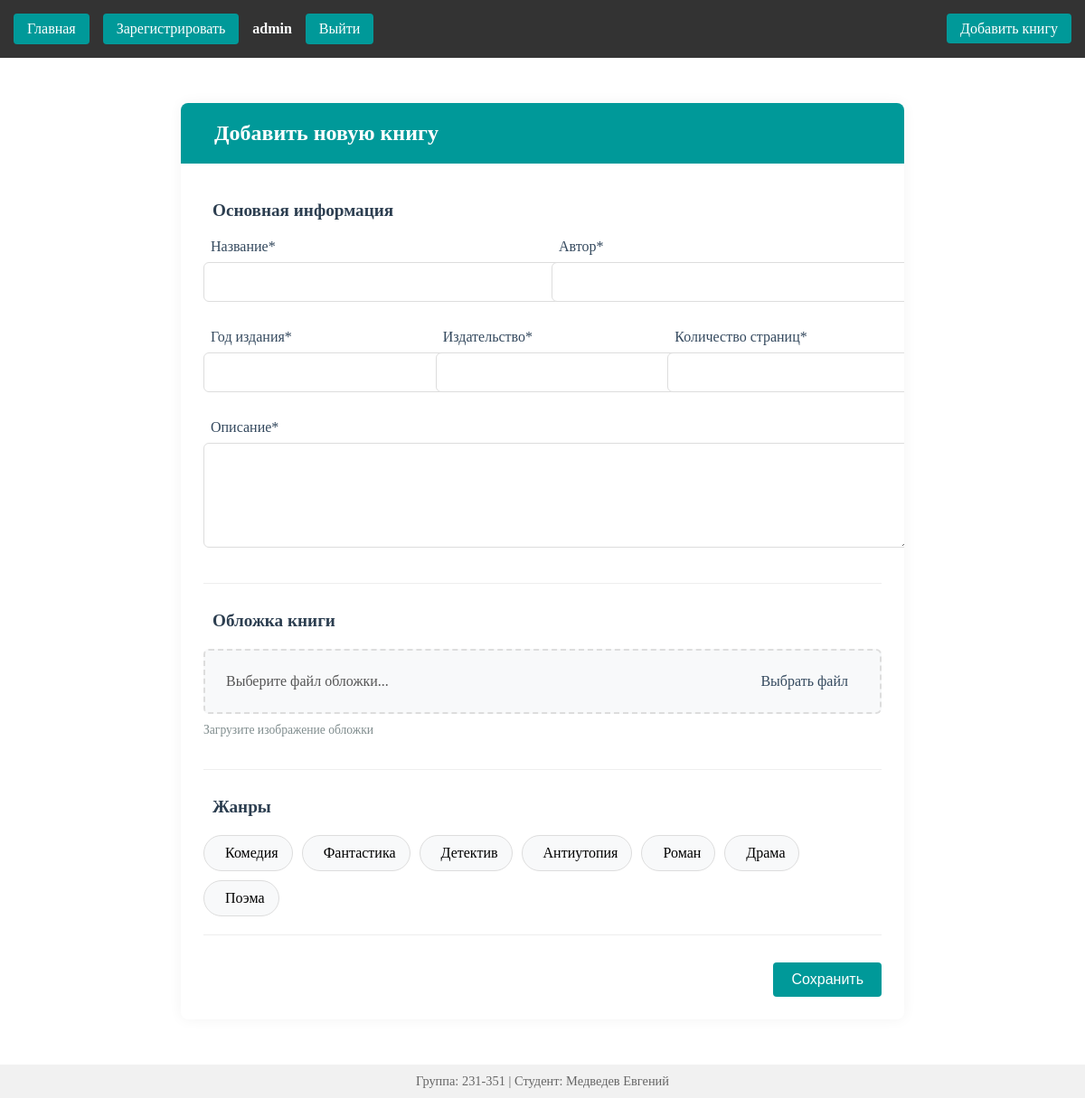
The page /main/create/ (signed in) on the database its author committed.
### main/models.py (models this page shows)
class Genre(models.Model):
    name = models.CharField(max_length=255, unique=True)
    books = models.ManyToManyField(to=Book, related_name="genres", blank=True)
    def __str__(self):
        return self.name

### main/views.py (the view, shortened to what this page needs)
# urls.py: path('create/', BookCreateView.as_view(), name='create_book'),
class BookCreateView(CreateView):
    model = Book
    form_class = BookCreateForm
    template_name = 'main/creation.html'
    success_url = reverse_lazy('mainpage')
    login_url = reverse_lazy("signin")
    def dispatch(self, request, *args, **kwargs):
        sflag= is_superuser(request)
        if not sflag:
            return redirect("mainpage")
        return super().dispatch(request, *args, **kwargs)
    def get_context_data(self, **kwargs):
        context = super().get_context_data(**kwargs)
        context['title'] = 'Добавить книгу'
        return context

### main/forms.py (shortened to what this page needs)
class BookCreateForm(forms.ModelForm):
    genres = forms.ModelMultipleChoiceField(
        queryset=Genre.objects.all(),
        widget=forms.CheckboxSelectMultiple,
        required=False,
        label="Жанры"
    )
    cover = forms.FileField(
        required=False,
        label="Обложка книги",
        help_text="Загрузите изображение обложки"
    )
    class Meta:
        model = Book
        fields = ['name', 'desc', 'year', 'madeby', 'author', 'amount', 'genres']
        widgets = {
            'year': forms.NumberInput(attrs={'min': 1000, 'max': 2100}),
            'amount': forms.NumberInput(attrs={'min': 1}),
            'desc': forms.Textarea(attrs={'rows': 5}),
        }

### main/views.py (called while the page is built)
def is_superuser(request):
    if not request.user.is_superuser:
        messages.error(request, "Вы не имеете право на это действие")
        return False
    return True

### templates/main/creation.html (shortened to what this page needs)
{% extends "base.html" %}
{% load static %}
{% block header_loading %}
<link rel="stylesheet" href="{% static 'css/main/update.css' %}">
{% endblock %}
{% block content %}
<div class="form-container">
    <div class="form-header">
        <h1> Добавить новую книгу</h1>
    </div>
    <form method="post" class="styled-form" enctype="multipart/form-data">
        <div class="form-section">
            <h2 class="section-title"> Основная информация</h2>
            <div class="form-row">
                <div class="form-group">
                    <label for="id_name"> Название*</label>
                    {{ form.name }}
                </div>
                <div class="form-group">
                    <label for="id_author"> Автор*</label>
                    {{ form.author }}
                </div>
            </div>
            <div class="form-row">
                <div class="form-group">
                    <label for="id_year"> Год издания*</label>
                    {{ form.year }}
                </div>
                <div class="form-group">
                    <label for="id_madeby"> Издательство*</label>
                    {{ form.madeby }}
                </div>
                <div class="form-group">
                    <label for="id_amount"> Количество страниц*</label>
                    {{ form.amount }}
                </div>
            </div>
            <div class="form-group">
                <label for="id_desc"> Описание*</label>
                {{ form.desc }}
            </div>
        </div>
        <div class="form-section">
            <h2 class="section-title"> Обложка книги</h2>
            <div class="form-group">
                <div class="file-upload">
                    <label for="id_cover" class="file-upload-label">
                        <span id="file-name">Выберите файл обложки...</span>
                        <span class="btn btn-outline">Выбрать файл</span>
                    </label>
                </div>
                {% if form.cover.help_text %}
                <div class="help-text">{{ form.cover.help_text }}</div>
                {% endif %}
            </div>
        </div>
        <div class="form-section">
            <h2 class="section-title"> Жанры</h2>
            <div class="genres-container">
                {% for genre in form.genres %}
                <div class="genre-item">
                    <label for="{{ genre.id_for_label }}" class="genre-label">
                        <span>{{ genre.choice_label }}</span>
                    </label>
                </div>
                {% endfor %}
            </div>
        </div>
        <div class="form-actions">
            <button type="submit" class="btn btn-primary">
                 Сохранить
            </button>
        </div>
    </form>
</div>
{% endblock %}

### templates/base.html (shortened to what this page needs)
{% load static %}
<!DOCTYPE html>
<html lang="ru">
<head>
    <link rel="stylesheet" href="{% static 'css/base.css' %}">
    {% block header_loading %}{% endblock %}
</head>
<body>
    <nav class="navbar">
        <div class="user-auth">
            <a href="{% url 'mainpage' %}" class="nav">Главная</a>
            {% if request.user.is_authenticated %}
            {% if request.user.is_superuser %}
            <a href="{% url 'create_user' %}" class="login-btn">Зарегистрировать</a>
            {% endif %}
            <span class="user-name">{{ request.user.username }}</span>
            <a href="{% url 'logout' %}" class="login-btn">Выйти</a>
            {% else %}
            <a href="{% url 'signin' %}" class="login-btn">Войти</a>
            {% endif %}
        </div>
        <div>
            {% if request.user.is_superuser %}
            <a href="{% url 'create_book' %}" class="nav">Добавить книгу</a>
            {% endif %}
        </div>
    </nav>
    <main class="content">
        {% block content %}{% endblock %}
    </main>
    <footer class="footer">
        <div class="author-info">
            Группа: 231-351 | Студент: Медведев Евгений
        </div>
    </footer>
</body>
</html>

### static/css/base.css (style rules this page uses)
body { font-family: 'Times New Roman', serif; margin: 0; padding: 0; display: flex; flex-direction: column; min-height: 100vh; }
a { text-decoration: none; }
.navbar { background-color: #333; color: white; padding: 15px; display: flex; justify-content: space-between; align-items: center; }
.user-auth { display: flex; align-items: center; gap: 15px; }
.user-name { font-weight: bold; }
.login-btn, .logout-btn, .nav { background-color: #009999; color: white; border: none; padding: 8px 15px; text-decoration: none; border-radius: 4px; cursor: pointer; transition: background-color 0.3s; }
.content { flex: 1; padding: 20px; }
.footer { background-color: #f1f1f1; padding: 10px; text-align: center; margin-top: auto; }
.author-info { font-size: 0.9em; color: #666; }
.form-group { margin-bottom: 20px; }
.form-group label { display: block; margin-bottom: 8px; font-weight: bold; }
.form-group input { width: 100%; padding: 8px }

### static/css/main/update.css (style rules this page uses)
.form-container { max-width: 800px; margin: 30px auto; background: #fff; border-radius: 8px; box-shadow: 0 0 15px rgba(0, 0, 0, 0.05); overflow: hidden; }
.form-header { padding: 20px 25px; background: #009999; color: white; }
.form-header h1 { margin: 0; font-size: 1.5rem; display: flex; align-items: center; gap: 12px; }
.styled-form { padding: 25px; }
.form-section { margin-bottom: 30px; padding-bottom: 20px; border-bottom: 1px solid #eee; }
.section-title { font-size: 1.2rem; color: #2c3e50; margin-bottom: 20px; display: flex; align-items: center; gap: 10px; }
.form-row { display: flex; gap: 20px; margin-bottom: 15px; }
.form-group { flex: 1; margin-bottom: 15px; }
.form-group label { display: block; margin-bottom: 8px; font-weight: 500; color: #34495e; display: flex; align-items: center; gap: 8px; }
.styled-form input:not([type="checkbox"]), .styled-form select, .styled-form textarea { width: 100%; padding: 12px 15px; border: 1px solid #ddd; border-radius: 6px; font-size: 1rem; transition: all 0.3s; }
.genres-container { display: flex; flex-wrap: wrap; gap: 10px; }
.genre-item { position: relative; }
.genre-label { display: flex; align-items: center; gap: 8px; padding: 10px 15px; background: #f8f9fa; border-radius: 20px; cursor: pointer; transition: all 0.3s; border: 1px solid #ddd; }
.form-actions { display: flex; justify-content: flex-end; gap: 15px; margin-top: 20px; }
.btn { padding: 10px 20px; border: none; border-radius: 4px; font-size: 16px; cursor: pointer; text-decoration: none; transition: background-color 0.3s; }
.btn-primary { background-color: #009999; color: white; }
.file-upload { position: relative; margin-bottom: 10px; }
.file-upload-label { display: flex; align-items: center; gap: 15px; padding: 15px; border: 2px dashed #ddd; border-radius: 6px; cursor: pointer; transition: all 0.3s; background: #f8f9fa; }
.file-upload-label span:not(.btn) { flex-grow: 1; color: #555; }
.help-text { font-size: 0.85rem; color: #7f8c8d; margin-top: 5px; }

### rows shown on the page
Genre: choice_label "Комедия"
Genre: choice_label "Фантастика"
Genre: choice_label "Детектив"
Genre: choice_label "Антиутопия"
Genre: choice_label "Роман"
Genre: choice_label "Драма"
Genre: choice_label "Поэма"

### other values the page prints
{{ request.user.username }} "admin"
